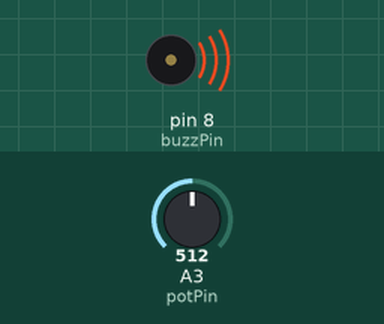
Bench run of a sketch on a simulated Arduino Uno, built with avr-gcc and run on an emulated ATmega328P. Shown: buzzer (waves = sounding). Inputs (shaded band) come from the test bench; at power-on: A3 (potPin) = 512.

Above: at 0.1 s.
Timing chart, 0 to 1.6 s (numbered marks = the images above):
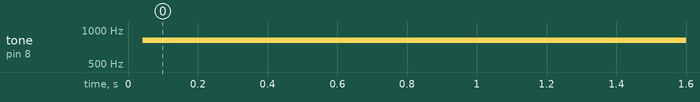

Measured:
- by itself, tone on pin 8 (buzzPin): silent → 814 Hz at 0.04 s

The sketch:

PassiveBuzzer.ino
```cpp
// (licence header left out)
const int buzzPin = 8;
const int potPin = A3;

int highPitchDelay = 60;
int lowPitchDelay = 1000;

void setup() {
  Serial.begin(9600);

  pinMode(buzzPin, OUTPUT);
  pinMode(potPin, INPUT);
}

void loop() {
  int potVal = analogRead(potPin);

  int buzzDelay = (int)(lerp(1000., 60., (float)potVal / 1023.));
  digitalWrite(buzzPin, HIGH);
  delayMicroseconds(buzzDelay);
  digitalWrite(buzzPin, LOW);
  delayMicroseconds(buzzDelay);
}

int lerp(float a, float b, float f) {
  return a + f * (b - a);
}
```
